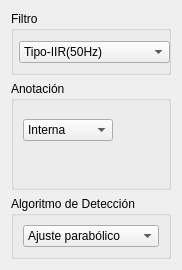
            <widget class="QWidget" name="scrollAreaWidgetContents">
             <property name="geometry">
              <rect>
               <x>0</x>
               <y>0</y>
               <width>182</width>
                  <height>270</height>
              </rect>
             </property>
             <layout class="QVBoxLayout" name="verticalLayout">
              <item>
               <widget class="QGroupBox" name="groupBox_5">
                <property name="title">
                 <string>Filtro</string>
                </property>
                <property name="flat">
                 <bool>true</bool>
                </property>
                   <widget class="QComboBox" name="pproc_filt">
                       <property name="geometry">
                           <rect>
                               <x>8</x>
                               <y>30</y>
                               <width>151</width>
                               <height>22</height>
                           </rect>
                       </property>
                       <item>
                           <property name="text">
                               <string>Tipo-IIR(50Hz)</string>
                           </property>
                       </item>
                       <item>
                           <property name="text">
                               <string>Tipo-FIR(50Hz)</string>
                           </property>
                       </item>
                       <item>
                           <property name="text">
                               <string>Tipo-IIR(60Hz)</string>
                           </property>
                       </item>
                       <item>
                           <property name="text">
                               <string>Tipo-FIR(60Hz)</string>
                           </property>
                       </item>
                   </widget>
               </widget>
              </item>
              <item>
               <widget class="QGroupBox" name="groupBox_6">
                <property name="title">
                    <string>Anotación</string>
                </property>
                <property name="flat">
                 <bool>true</bool>
                </property>
                   <layout class="QGridLayout" name="gridLayout_30">
                       <item row="1" column="0">
                           <spacer name="horizontalSpacer_9">
                               <property name="orientation">
                                   <enum>Qt::Horizontal</enum>
                               </property>
                               <property name="sizeHint" stdset="0">
                                   <size>
                                       <width>40</width>
                                       <height>20</height>
                                   </size>
                               </property>
                           </spacer>
                       </item>
                       <item row="0" column="2">
                           <spacer name="verticalSpacer_4">
                               <property name="orientation">
                                   <enum>Qt::Vertical</enum>
                               </property>
                               <property name="sizeType">
                                   <enum>QSizePolicy::Minimum</enum>
                               </property>
                               <property name="sizeHint" stdset="0">
                                   <size>
                                       <width>20</width>
                                       <height>40</height>
                                   </size>
                               </property>
                           </spacer>
                       </item>
                       <item row="1" column="2">
                           <widget class="QPushButton" name="lost_bt">
                               <property name="text">
                                   <string/>
                               </property>
                               <property name="icon">
                                   <iconset resource="../resources/resc.qrc">
                                       <normaloff>
                                           :/icons/mono-font-awesome/images/icons/mono-font-awesome/png/eye-open.png
                                       </normaloff>
                                       <selectedon>
                                           :/icons/mono-font-awesome/images/icons/mono-font-awesome/png/eye-open.png</selectedon>
                                       :/icons/mono-font-awesome/images/icons/mono-font-awesome/png/eye-open.png
                                   </iconset>
                               </property>
                               <property name="checkable">
                                   <bool>true</bool>
                               </property>
                               <property name="flat">
                                   <bool>true</bool>
                               </property>
                           </widget>
                       </item>
                       <item row="0" column="0">
                           <widget class="QComboBox" name="pproc_lostl">
                               <item>
                                   <property name="text">
                                       <string>Interna</string>
                                   </property>
                               </item>
                               <item>
                                   <property name="text">
                                       <string>Externa</string>
                                   </property>
                               </item>
                           </widget>
                       </item>
                   </layout>
               </widget>
              </item>
              <item>
               <widget class="QGroupBox" name="groupBox_7">
                <property name="title">
                    <string>Algoritmo de Detección</string>
                </property>
                <property name="flat">
                 <bool>true</bool>
                </property>
                   <layout class="QGridLayout" name="gridLayout_31">
                       <item row="0" column="0">
                           <widget class="QComboBox" name="comboBox">
                               <item>
                                   <property name="text">
                                       <string>Ajuste parabólico</string>
                                   </property>
                               </item>
                               <item>
                                   <property name="text">
                                       <string>Segunda Derivada</string>
                                   </property>
                               </item>
                           </widget>
                       </item>
                   </layout>
               </widget>
              </item>
             </layout>
            </widget>
